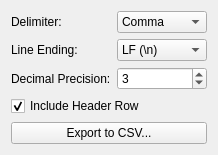
<?xml version="1.0" encoding="UTF-8"?>
<ui version="4.0">
 <class>TableExportWidget</class>
 <widget class="QWidget" name="TableExportWidget">
  <layout class="QGridLayout" name="export_layout">
   <item row="0" column="0">
    <widget class="QLabel" name="export_delimiter_label">
     <property name="text">
      <string>Delimiter:</string>
     </property>
    </widget>
   </item>
   <item row="0" column="1">
    <widget class="QComboBox" name="export_delimiter_combo">
     <item>
      <property name="text">
       <string>Comma</string>
      </property>
     </item>
     <item>
      <property name="text">
       <string>Space</string>
      </property>
     </item>
     <item>
      <property name="text">
       <string>Tab</string>
      </property>
     </item>
    </widget>
   </item>
   <item row="1" column="0">
    <widget class="QLabel" name="export_line_ending_label">
     <property name="text">
      <string>Line Ending:</string>
     </property>
    </widget>
   </item>
   <item row="1" column="1">
    <widget class="QComboBox" name="export_line_ending_combo">
     <item>
      <property name="text">
       <string>LF (\n)</string>
      </property>
     </item>
     <item>
      <property name="text">
       <string>CRLF (\r\n)</string>
      </property>
     </item>
    </widget>
   </item>
   <item row="2" column="0">
    <widget class="QLabel" name="export_precision_label">
     <property name="text">
      <string>Decimal Precision:</string>
     </property>
    </widget>
   </item>
   <item row="2" column="1">
    <widget class="QSpinBox" name="export_precision_spinbox">
     <property name="minimum">
      <number>0</number>
     </property>
     <property name="maximum">
      <number>10</number>
     </property>
     <property name="value">
      <number>3</number>
     </property>
    </widget>
   </item>
   <item row="3" column="0" colspan="2">
    <widget class="QCheckBox" name="export_header_checkbox">
     <property name="text">
      <string>Include Header Row</string>
     </property>
     <property name="checked">
      <bool>true</bool>
     </property>
    </widget>
   </item>
   <item row="4" column="0" colspan="2">
    <widget class="QPushButton" name="export_csv_btn">
     <property name="text">
      <string>Export to CSV...</string>
     </property>
    </widget>
   </item>
  </layout>
 </widget>
 <resources/>
 <connections/>
</ui>
